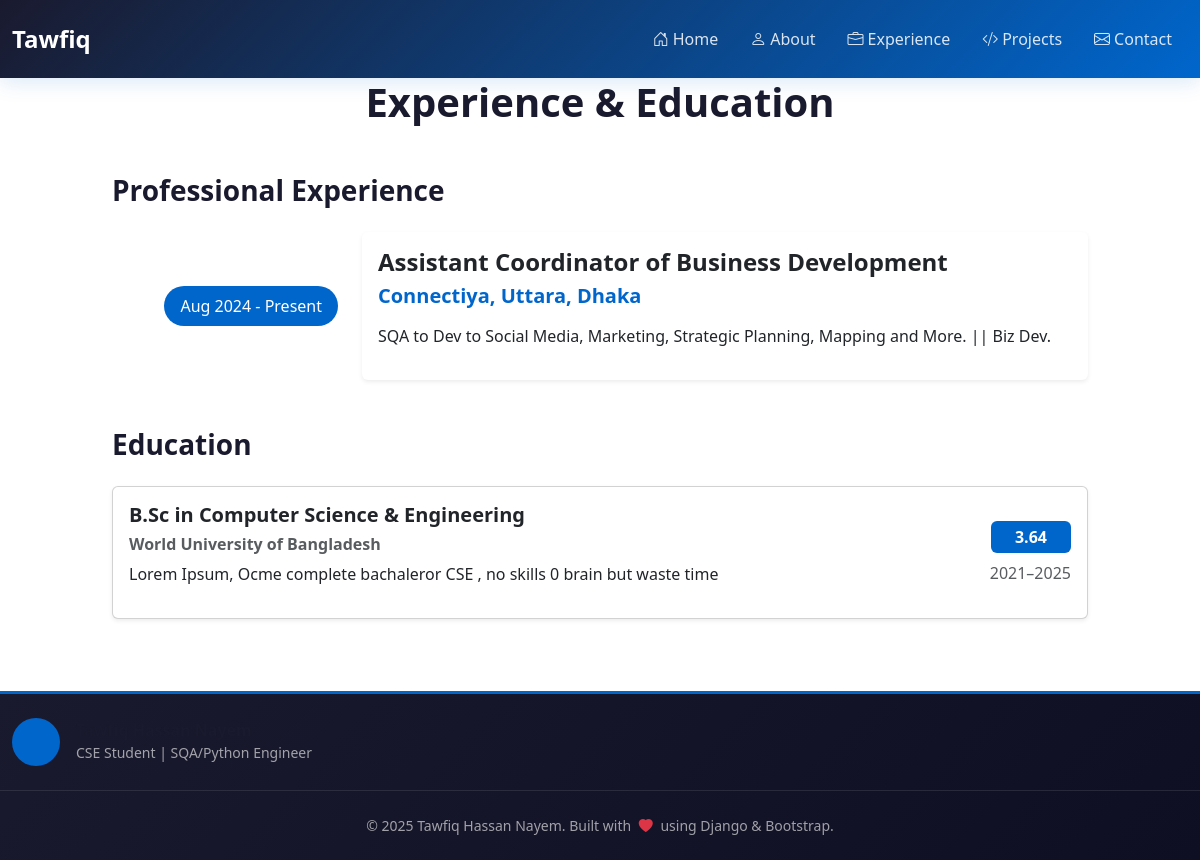
The app's page /experience/ with its own data.
### Main/models.py (models this page shows, shortened)
class Experience(models.Model):
    role = models.CharField(max_length=150)
    organization = models.CharField(max_length=150)
    location = models.CharField(max_length=150, blank=True)
    start_date = models.DateField()
    end_date = models.DateField(null=True, blank=True)
    is_current = models.BooleanField(default=False)
    description = models.TextField(blank=True)
    created_at = models.DateTimeField(auto_now_add=True)
    class Meta:
        ordering = ["-start_date"]

class Education(models.Model):
    institution = models.CharField(max_length=150)
    degree = models.CharField(max_length=150)
    field_of_study = models.CharField(max_length=150, blank=True)
    start_year = models.PositiveIntegerField()
    end_year = models.PositiveIntegerField()
    result_or_cgpa = models.CharField(max_length=50, blank=True)
    description = models.TextField(blank=True)
    class Meta:
        ordering = ["-end_year"]

### Main/views.py (the view)
# urls.py: path("experience/", experience_view, name="experience"),
def experience_view(request):
    experiences = Experience.objects.order_by("-start_date")
    educations = Education.objects.order_by("-end_year")
    context = {"experiences": experiences, "educations": educations}
    return render(request, "experience.html", context)

### templates/experience.html (shortened to what this page needs)
{% extends "base.html" %}
{% block content %}
<div class="container">
  <div class="row">
    <div class="col-lg-10 mx-auto">
      <h1 class="mb-5 text-center">Experience & Education</h1>
      <h3 class="mb-4">Professional Experience</h3>
      {% for exp in experiences %}
      <div class="timeline-item mb-5 position-relative">
        <div class="row align-items-center">
          <div class="col-md-3 text-md-end mb-3 mb-md-0">
            <div class="timeline-date bg-primary text-white px-3 py-2 rounded-pill d-inline-block">
              {% if exp.is_current %}
                {{ exp.start_date|date:"M Y" }} - Present
              {% else %}
                {{ exp.start_date|date:"M Y" }} - {{ exp.end_date|date:"M Y" }}
              {% endif %}
            </div>
          </div>
          <div class="col-md-9">
            <div class="card border-0 shadow-sm">
              <div class="card-body">
                <h4 class="card-title mb-2">{{ exp.role }}</h4>
                <h5 class="text-primary mb-3">{{ exp.organization }}{% if exp.location %}, {{ exp.location }}{% endif %}</h5>
                <p>{{ exp.description|linebreaks }}</p>
              </div>
            </div>
          </div>
        </div>
      </div>
      {% empty %}
      <p class="text-muted text-center">No experience entries yet.</p>
      {% endfor %}
      <h3 class="mb-4 mt-5">Education</h3>
      {% for edu in educations %}
      <div class="card mb-4 shadow-sm">
        <div class="card-body">
          <div class="row align-items-center">
            <div class="col-md-8">
              <h5 class="card-title">{{ edu.degree }}</h5>
              <h6 class="text-muted">{{ edu.institution }}</h6>
              <p>{{ edu.description|truncatewords:30 }}</p>
            </div>
            <div class="col-md-4 text-md-end">
              <div class="badge bg-primary fs-6 px-4 py-2 mb-2">{{ edu.result_or_cgpa }}</div>
              <div class="text-muted">{{ edu.start_year }}–{{ edu.end_year }}</div>
            </div>
          </div>
        </div>
      </div>
      {% empty %}
      <p class="text-muted text-center">No education entries yet.</p>
      {% endfor %}
    </div>
  </div>
</div>
{% endblock %}

### templates/base.html (style rules this page uses)
:root { --primary: #0066cc; --secondary: #00cc99; --dark: #1a1a2e; --light: #f5f7fa; --text: #2d3748; --success: #10b981; --warning: #f59e0b; --border: #e2e8f0; }
* { margin: 0; padding: 0; box-sizing: border-box; }
html { scroll-behavior: smooth; }
body { font-family: 'Segoe UI', Tahoma, Geneva, Verdana, sans-serif; color: var(--text); background-color: #ffffff; }
.container { max-width: 1200px; }
h1, h2, h3, h4, h5, h6 { color: var(--dark); font-weight: 600; }
.text-primary { color: var(--primary) !important; }
.bg-primary { background-color: var(--primary) !important; }

### records on screen
Experience: start_date "Aug 2024", role "Assistant Coordinator of Business Development", organization "Connectiya", location "Uttara, Dhaka", description "SQA to Dev to Social Media, Marketing, Strategic Planning, Mapping and More. || Biz Dev."
Education: degree "B.Sc in Computer Science & Engineering", institution "World University of Bangladesh", description "Lorem Ipsum, Ocme complete bachaleror CSE , no skills 0 brain but waste time", result_or_cgpa "3.64", start_year "2021", end_year "2025"

### other values on screen
{{ profile.full_name|default:"Tawfiq" }} "Tawfiq"
